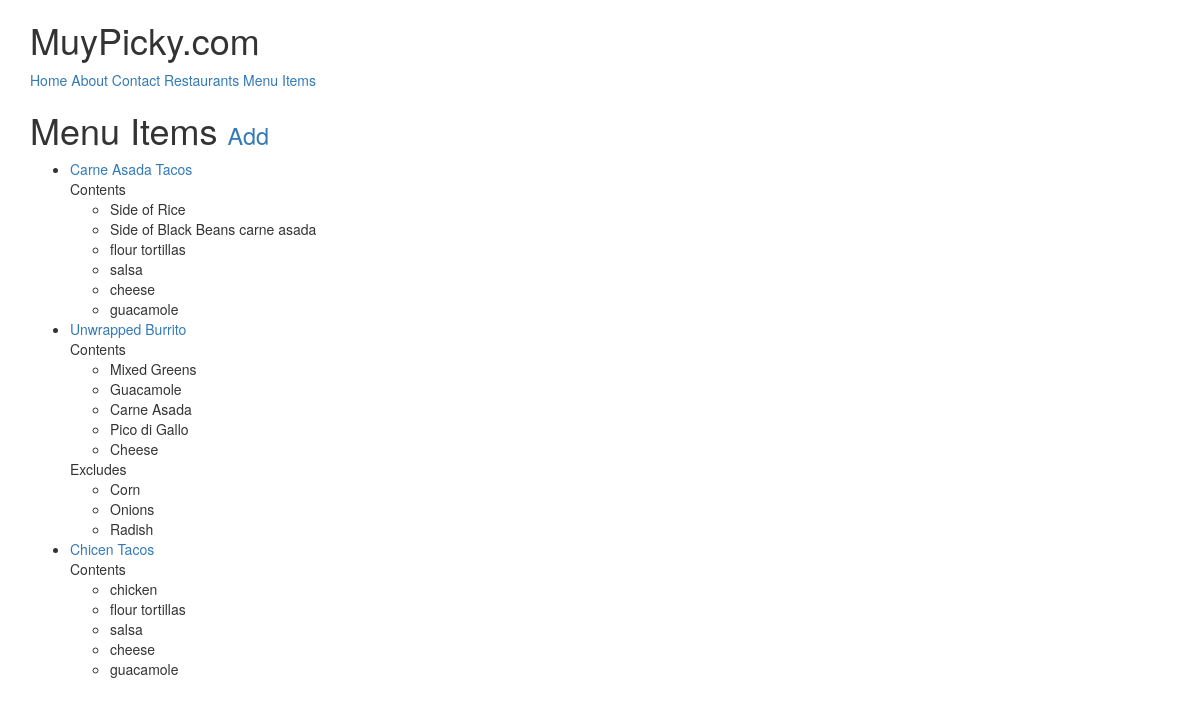
/items/ (signed in), run on an earlier commit of the app's database.
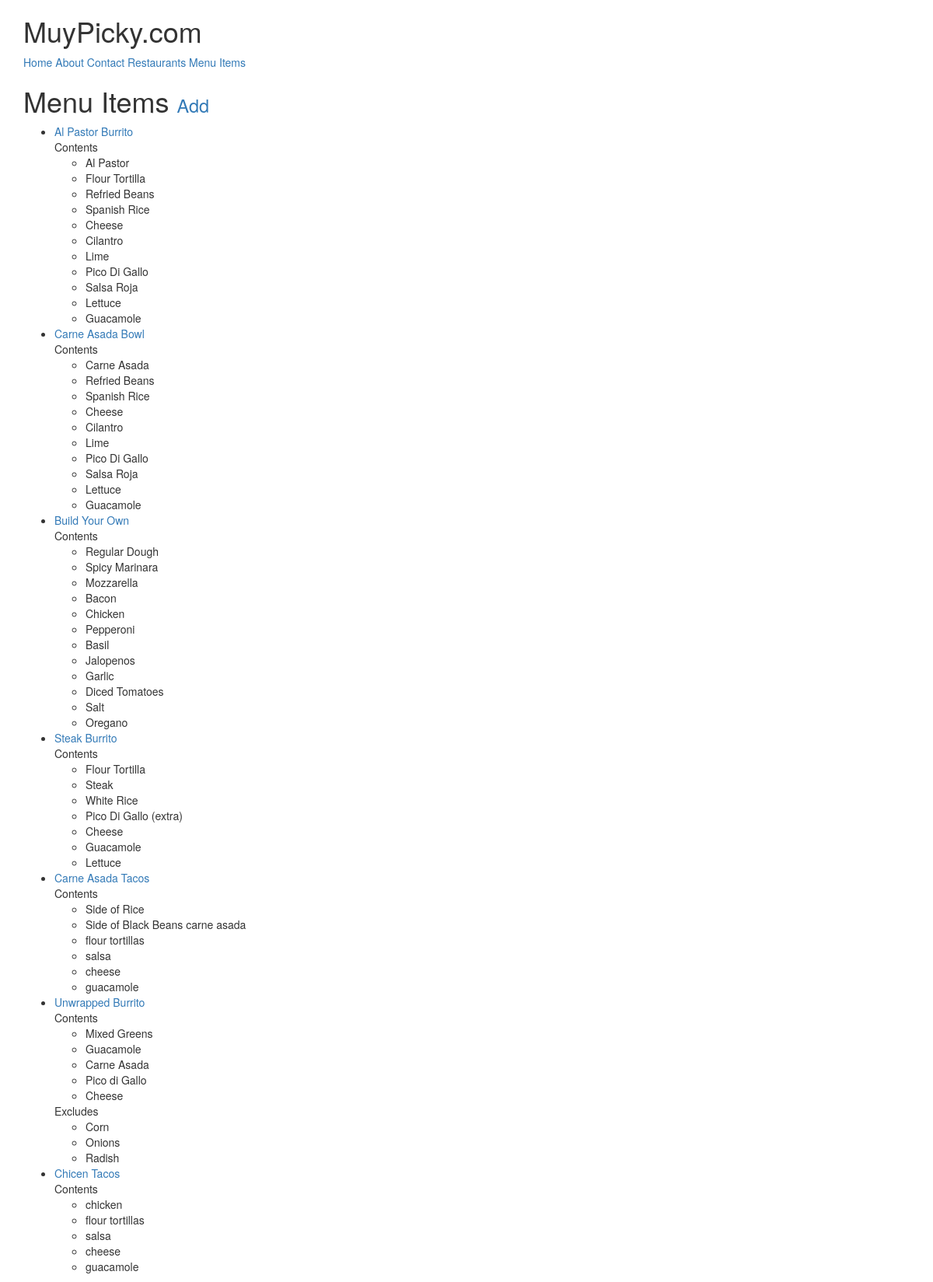
And on a later commit of the database.
### menus/models.py (models this page shows, shortened)
class Item(models.Model):
    user            = models.ForeignKey(settings.AUTH_USER_MODEL)
    restaurant      = models.ForeignKey(RestaurantLocation)
    name            = models.CharField(max_length=120)
    contents        = models.TextField(help_text='Separate each item by comma')
    excludes        = models.TextField(blank=True, null=True, help_text='Separate each item by comma')
    public          = models.BooleanField(default=True)
    timestamp       = models.DateTimeField(auto_now_add=True)
    updated         = models.DateTimeField(auto_now=True)
    def get_absolute_url(self): #get_absolute_url
        return reverse('menus:detail', kwargs={'pk': self.pk})
    class Meta:
        ordering = ['-updated', '-timestamp']
    def get_contents(self):
        return self.contents.split(",")
    def get_excludes(self):
        return self.excludes.split(",")

### menus/views.py (the view)
# urls.py: url(r'$', ItemListView.as_view(), name='list'),
class ItemListView(ListView):
    def get_queryset(self):
        return Item.objects.filter(user=self.request.user)

### menus/templates/menus/item_list.html (shortened to what this page needs)
{% extends "base.html" %}
{% block content %}
<h1>Menu Items <small><a href='{% url "menus:create" %}'>Add</a></small></h1>
<ul>
{% for obj in object_list %}
    <li><a href='{{ obj.get_absolute_url }}'>{{ obj.name }}</a><br/>
        {% if obj.contents %}
        Contents
        <ul>
            {% for item in obj.get_contents %}
            <li>{{ item }}</li>
            {% endfor %}
        </ul>
        {% endif %}
         {% if obj.excludes %}
        Excludes
        <ul>
            {% for item in obj.get_excludes %}
            <li>{{ item }}</li>
            {% endfor %}
        </ul>
        {% endif %}
    </li>
    {% empty %}
    <li><a href='{% url "menus:create" %}'>Add Menu Item</a></li>
{% endfor %}
</ul>
{% endblock %}

What changed in the data, as far as the page shows it:
added Item: name "Al Pastor Burrito", get_contents "Al Pastor" "Flour Tortilla" "Refried Beans" "Spanish Rice" "Cheese" "Cilantro" "Lime" "Pico Di Gallo" "Salsa Roja" "Lettuce" "Guacamole"
added Item: name "Carne Asada Bowl", get_contents "Carne Asada" "Refried Beans" "Spanish Rice" "Cheese" "Cilantro" "Lime" "Pico Di Gallo" "Salsa Roja" "Lettuce" "Guacamole"
added Item: name "Build Your Own", get_contents "Regular Dough" "Spicy Marinara" "Mozzarella" "Bacon" "Chicken" "Pepperoni" "Basil" "Jalopenos" "Garlic" "Diced Tomatoes" "Salt" "Oregano"
added Item: name "Steak Burrito", get_contents "Flour Tortilla" "Steak" "White Rice" "Pico Di Gallo (extra)" "Cheese" "Guacamole" "Lettuce"
